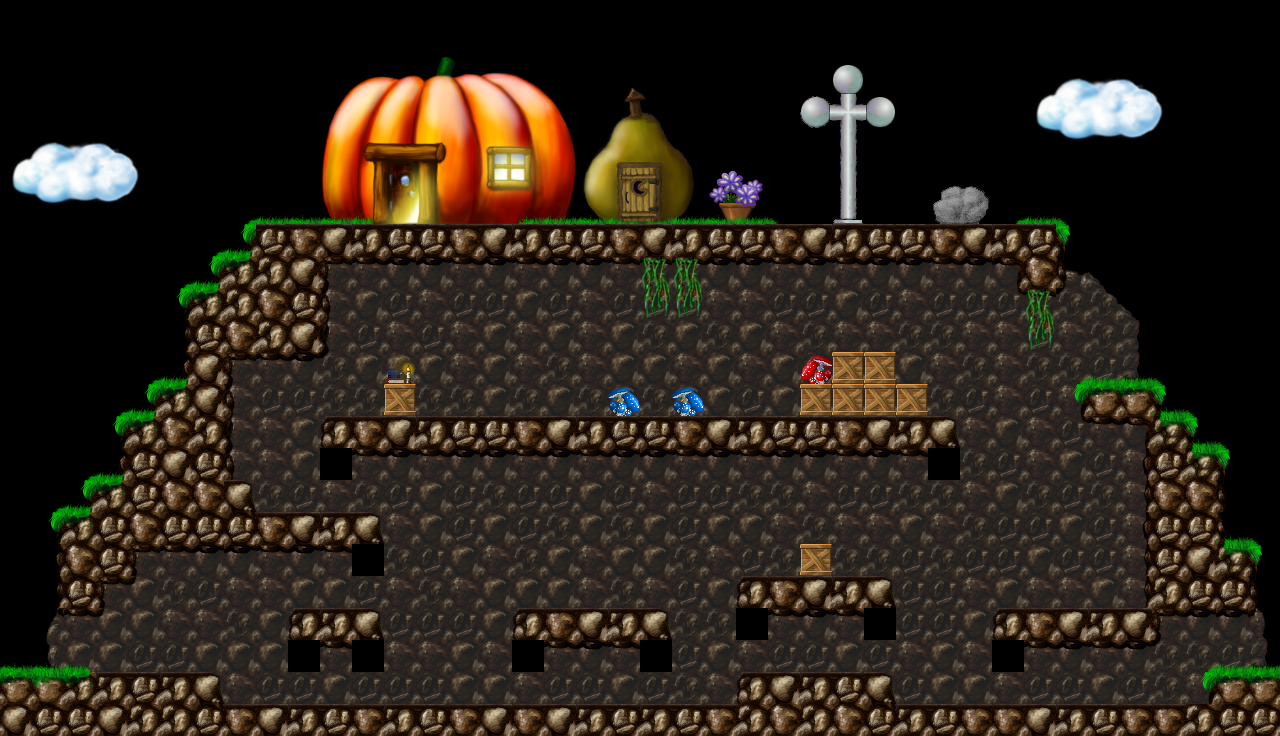

This game map was drawn from its Tiled (.tmx) file and the tilesets committed beside it. A one-line description and the full map source follow:
An orthogonal 40x23 tile map with 32x32 px tiles, 1 tile layer (Tile Layer 1).

<map version="1.2" tiledversion="1.2.0" orientation="orthogonal" renderorder="right-down" width="40" height="23" tilewidth="32" tileheight="32" infinite="0" nextlayerid="2" nextobjectid="1">
 <tileset firstgid="1" source="tilemap.tsx" />
 <layer id="1" name="Tile Layer 1" width="40" height="23">
  <data encoding="csv">
0,0,0,0,0,0,0,0,0,0,0,0,0,0,0,0,0,0,0,0,0,0,0,0,0,0,0,0,0,0,0,0,0,0,0,0,0,0,0,0,
0,0,0,0,0,0,0,0,0,0,0,0,0,888,889,0,0,0,0,0,0,0,0,0,0,0,0,0,0,0,0,0,0,0,0,0,0,0,0,0,
0,0,0,0,0,0,0,0,0,0,949,950,951,952,953,954,955,956,0,912,913,0,0,0,0,0,173,0,0,0,0,0,1269,1270,1271,1272,1273,0,0,0,
0,0,0,0,0,0,0,0,0,0,1013,1014,1015,1016,1017,1018,1019,1020,0,976,977,0,0,0,0,43,109,47,0,0,0,0,1333,3342,3343,3344,1337,0,0,0,
1269,1270,1271,1272,1273,0,0,0,0,0,1077,1078,1079,1080,1081,1082,1083,1084,1039,1040,1041,1042,0,0,0,0,301,0,0,0,0,0,1397,1398,1399,1400,1401,0,0,0,
1333,3342,3343,3344,1337,0,0,0,0,0,1141,1142,1143,1144,1145,1146,1147,1148,1103,1104,1105,1106,820,821,0,0,301,0,0,692,693,0,0,0,0,0,0,0,0,0,
1397,1398,1399,1400,1401,0,0,1558,1560,1559,1149,1150,1207,1208,1209,1210,1213,1214,1167,1168,1169,1170,884,885,1561,0,237,0,0,756,757,1558,1560,1561,0,0,0,0,0,0,
0,0,0,0,0,0,1558,1683,3488,3489,3490,3487,3488,3488,3489,3490,3487,3488,3488,3489,3490,3487,3488,3488,3489,3490,3487,3488,3488,3489,3490,3487,3488,1625,0,0,0,0,0,0,
0,0,0,0,0,1558,1683,3364,3555,3492,1746,1879,1880,1880,1879,1880,1879,1880,1880,1879,1432,1432,1880,1880,1879,1880,1879,1880,1880,1879,1880,1747,3491,1425,1431,0,0,0,0,0,
0,0,0,0,0,1622,3364,3555,3491,3556,1685,1364,1428,1363,1428,1428,1364,1428,1363,1428,1496,1496,1363,1363,1428,1428,1364,1428,1363,1428,1428,1878,1432,1881,1366,1431,0,0,0,0,
0,0,0,0,0,1750,3556,3491,3555,3492,1749,1428,1363,1428,1363,1364,1363,1364,1363,1364,1427,1364,1427,1364,1363,1427,1363,1363,1427,1427,1363,1363,1496,1363,1427,1429,0,0,0,0,
0,0,0,0,1558,1619,3492,1746,1879,1880,1881,1364,1497,1364,1363,1364,1363,1427,1363,1364,1364,1363,1364,1363,1364,1368,3550,3550,1364,1363,1427,1363,1427,1556,1624,1305,1561,0,0,0,
0,0,0,1558,1683,3364,3492,1685,1428,1428,1427,1427,3550,1427,1427,1364,1427,1364,1427,1369,1427,1369,1364,1428,1364,3550,3550,3550,3550,1427,1428,1363,1428,1620,3428,3428,1682,1561,0,0,
0,0,0,1622,3364,3491,3555,1749,1363,1364,3551,3489,3490,3487,3488,3488,3489,3490,3487,3488,3488,3489,3490,3487,3488,3488,3489,3490,3487,3552,1363,1364,1363,1878,1879,1747,3363,1682,1561,0,
0,0,1558,1619,3556,3492,3556,1685,1363,1364,1552,1879,1880,1879,1880,1880,1879,1880,1879,1880,1880,1879,1880,1879,1880,1880,1879,1880,1879,1488,1427,1428,1363,1364,1428,1684,3556,3363,1625,0,
0,1558,1683,3364,3556,3491,3491,3552,1427,1428,1363,1427,1428,1364,1428,1427,1428,1428,1364,1428,1363,1428,1428,1427,1427,1363,1428,1428,1427,1427,1363,1364,1427,1428,1427,1748,3491,3491,1689,0,
0,1622,3364,3556,3491,3556,3556,3554,3489,3490,3487,3552,1363,1364,1428,1364,1428,1427,1364,1427,1364,1428,1364,1364,1363,1427,1363,1363,1364,1363,1427,1428,1428,1364,1428,1684,3556,3556,1618,1561,
0,1686,3491,3556,1746,1879,1880,1880,1879,1880,1879,1488,1427,1428,1364,1363,1427,1364,1363,1364,1364,1427,1363,1428,1427,3550,1427,1427,1428,1427,1428,1428,1364,1428,1428,1748,3556,3492,3363,1625,
0,1750,3556,1746,1681,1427,1428,1363,1363,1364,1364,1428,1363,1427,1363,1364,1364,1364,1363,1427,1363,1428,1364,3551,3489,3490,3487,3552,1428,1428,1363,1364,1363,1363,1364,1748,3555,3556,3556,1689,
0,1235,1879,1681,1364,1363,1363,1427,1364,3551,3487,3552,1428,1428,1428,1364,3551,3489,3490,3487,3552,1427,1427,1552,1879,1880,1879,1488,1428,1428,1364,3551,3489,3490,3487,3490,1746,1880,1880,1236,
1559,1304,1234,1364,1428,1428,1364,1364,1364,1552,1879,1488,1363,1363,1364,1363,1552,1879,1880,1879,1488,1428,1364,1363,1428,1428,1364,1428,1363,1364,1363,1552,1879,1880,1879,1880,1881,1556,1624,1305,
3428,3427,3364,3487,3488,3487,3552,1363,1428,1428,1364,1428,1428,1428,1364,1364,1363,1428,1428,1364,1428,1427,1363,3551,3490,3487,3488,3552,1428,1364,1364,1363,1428,1428,1364,1428,1427,1620,3428,3428,
3492,3556,3556,3492,3555,3555,3554,3489,3490,3487,3488,3489,3487,3488,3489,3490,3489,3490,3487,3488,3487,3488,3489,3553,3491,3555,3491,3554,3487,3488,3489,3489,3490,3487,3488,3489,3489,3553,3556,3556
</data>
 </layer>
</map>
